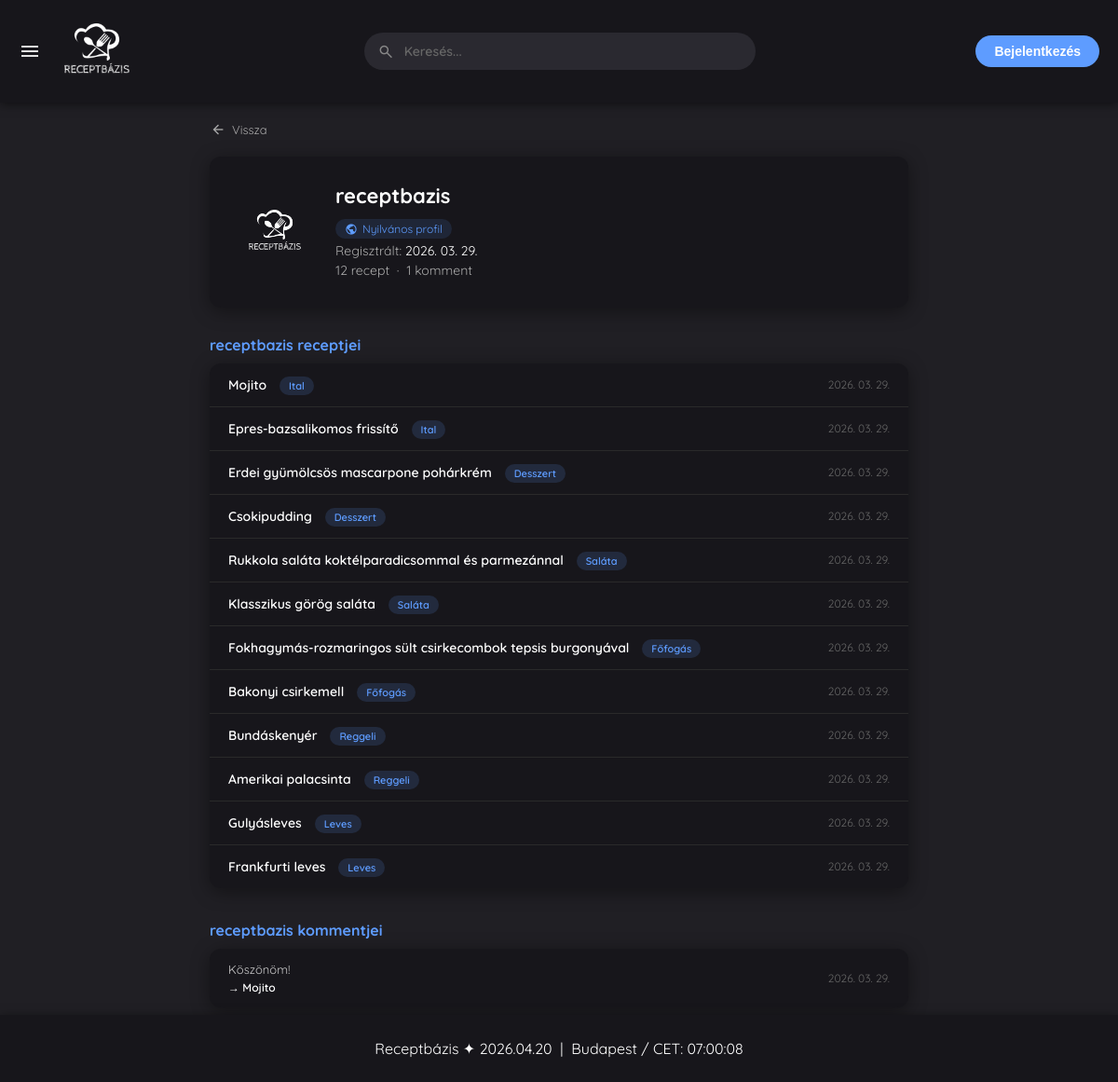
Page /profil.php?id=2 on the committed database.
### tables this page shows
CREATE TABLE `felhasznalok` (
  `id` int(11) NOT NULL,
  `felhasznalonev` varchar(50) NOT NULL,
  `email` varchar(100) NOT NULL,
  `jelszo` varchar(255) NOT NULL,
  `regisztracio_ideje` timestamp NOT NULL DEFAULT current_timestamp(),
  `profilkep` varchar(255) DEFAULT NULL,
  `is_admin` tinyint(1) NOT NULL DEFAULT 0
);

CREATE TABLE `receptek` (
  `id` int(11) NOT NULL,
  `felhasznalo_id` int(11) NOT NULL,
  `cim` varchar(150) NOT NULL,
  `leiras` text NOT NULL,
  `hozzavalok` text NOT NULL,
  `elkeszitesi_ido` int(11) DEFAULT NULL,
  `letrehozva` timestamp NOT NULL DEFAULT current_timestamp(),
  `kategoria` varchar(50) NOT NULL,
  `indexkep` varchar(255) DEFAULT NULL,
  `receptkep` varchar(255) DEFAULT NULL,
  `youtube_link` varchar(255) DEFAULT NULL
);

CREATE TABLE `kommentek` (
  `id` int(11) NOT NULL,
  `recept_id` int(11) NOT NULL,
  `felhasznalo_id` int(11) NOT NULL,
  `szoveg` text NOT NULL,
  `datum` timestamp NOT NULL DEFAULT current_timestamp(),
  `parent_id` int(11) DEFAULT NULL
);

### profil.php (the view, shortened to what this page needs)
<?php
include 'adatkapcsolat.php';
$profilId = (isset($_GET['id']) && is_numeric($_GET['id'])) ? intval($_GET['id']) : null;
$sajatProfil = ($profilId === null) || (isset($_SESSION['user_id']) && $_SESSION['user_id'] === $profilId);
if ($profilId === null) {
    if (!isset($_SESSION['user_id'])) {
        header("Location: login.php");
        exit();
    }
    $celId = $_SESSION['user_id'];
} else {
    $celId = $profilId;
}
$stmt = $conn->prepare("SELECT id, felhasznalonev, email, regisztracio_ideje, profilkep, is_admin FROM felhasznalok WHERE id = ?");
$stmt->bind_param("i", $celId);
$stmt->execute();
$user = $stmt->get_result()->fetch_assoc();
$stmt = $conn->prepare("SELECT id, cim, kategoria, letrehozva FROM receptek WHERE felhasznalo_id = ? ORDER BY letrehozva DESC");
$stmt->bind_param("i", $celId);
$stmt->execute();
$receptek = $stmt->get_result()->fetch_all(MYSQLI_ASSOC);
$stmt = $conn->prepare("
    SELECT kommentek.szoveg, kommentek.datum, receptek.cim AS recept_cim, receptek.id AS recept_id
    FROM kommentek
    JOIN receptek ON kommentek.recept_id = receptek.id
    WHERE kommentek.felhasznalo_id = ?
    ORDER BY kommentek.datum DESC
");
$stmt->bind_param("i", $celId);
$stmt->execute();
$kommentek = $stmt->get_result()->fetch_all(MYSQLI_ASSOC);
$profilkepUrl = (!empty($user['profilkep']) && file_exists($user['profilkep']))
    ? $user['profilkep']
    : 'img/alap.png';
?>
<!DOCTYPE html>
<html lang="hu">
<head>
    <link rel="stylesheet" href="style.css">
</head>
<body class="sotettema">
<?php include 'header.php'; ?>
<div class="profil-oldal">
    <?php if (!$sajatProfil): ?>
        <a href="javascript:history.back()" class="vissza-link">
            <span class="material-symbols-outlined" style="font-size:18px;">arrow_back</span>
            Vissza
        </a>
    <?php endif; ?>
    <div class="profil-doboz">
        <img src="<?= htmlspecialchars($profilkepUrl) ?>" alt="Profilkép">
        <div class="profil-jobb">
            <div class="profil-adatok">
                <h2><?= htmlspecialchars($user['felhasznalonev']) ?></h2>
                <?php if ($sajatProfil): ?>
                    <p>E-mail: <span><?= htmlspecialchars($user['email']) ?></span></p>
                <?php else: ?>
                    <span class="nyilvanos-badge">
                        <span class="material-symbols-outlined" style="font-size:14px;">public</span>
                        Nyilvános profil
                    </span>
                <?php endif; ?>
                <p>Regisztrált: <span><?= date('Y. m. d.', strtotime($user['regisztracio_ideje'])) ?></span></p>
                <p><?= count($receptek) ?> recept &nbsp;·&nbsp; <?= count($kommentek) ?> komment</p>
            </div>
        </div>
    </div>
    <div class="szekcio-cim">
        <?= $sajatProfil ? 'Receptjeim' : htmlspecialchars($user['felhasznalonev']) . ' receptjei' ?>
    </div>
    <div class="lista">
        <?php if (count($receptek) > 0): ?>
            <?php foreach ($receptek as $r): ?>
                <div class="lista-sor">
                    <div>
                        <a href="recept.php?id=<?= $r['id'] ?>"><?= htmlspecialchars($r['cim']) ?></a>
                        <span class="kat-badge"><?= htmlspecialchars($r['kategoria']) ?></span>
                    </div>
                    <div style="display:flex; align-items:center; gap:12px;">
                        <span class="datum"><?= date('Y. m. d.', strtotime($r['letrehozva'])) ?></span>
                    </div>
                </div>
            <?php endforeach; ?>
        <?php else: ?>
            <div class="ures-uzenet">
                <?= $sajatProfil ? 'Még nem töltöttél fel receptet.' : 'Még nincs feltöltött recept.' ?>
            </div>
        <?php endif; ?>
    </div>
    <div class="szekcio-cim">
        <?= $sajatProfil ? 'Kommentjeim' : htmlspecialchars($user['felhasznalonev']) . ' kommentjei' ?>
    </div>
    <div class="lista">
        <?php if (count($kommentek) > 0): ?>
            <?php foreach ($kommentek as $k): ?>
                <div class="lista-sor">
                    <div class="komment-blokk">
                        <span class="komment-elonezet"><?= htmlspecialchars($k['szoveg']) ?></span>
                        <a href="recept.php?id=<?= $k['recept_id'] ?>" class="komment-link">
                            → <?= htmlspecialchars($k['recept_cim']) ?>
                        </a>
                    </div>
                    <span class="datum"><?= date('Y. m. d.', strtotime($k['datum'])) ?></span>
                </div>
            <?php endforeach; ?>
        <?php else: ?>
            <div class="ures-uzenet">
                <?= $sajatProfil ? 'Még nem írtál kommentet.' : 'Még nincs komment.' ?>
            </div>
        <?php endif; ?>
    </div>
</div>
<?php include 'footer.php'; ?>
</body>
</html>

### style.css (style rules this page uses)
body, html { margin: 0; padding: 0; width: 100%; height: 100%; overflow-x: hidden; font-family: 'Quicksand', sans-serif; }
body.sotettema { background-color: #201F24; color: #ffffff; }

### profil.php (style rules this page uses)
.profil-oldal { max-width: 750px; margin: 130px auto 80px auto; padding: 0 20px; }
.profil-doboz { border-radius: 12px; padding: 28px 30px; display: flex; align-items: center; gap: 25px; margin-bottom: 30px; }
body.sotettema .profil-doboz { background-color: #17161B; box-shadow: 0 4px 20px rgba(0,0,0,0.4); }
.profil-doboz img { width: 80px; height: 80px; border-radius: 50%; object-fit: cover; flex-shrink: 0; }
.profil-jobb { flex: 1; display: flex; justify-content: space-between; align-items: center; gap: 15px; flex-wrap: wrap; }
.profil-adatok h2 { margin: 0 0 6px 0; font-size: 22px; }
.profil-adatok p { margin: 3px 0; font-size: 14px; color: #aaa; }
.profil-adatok p span { color: #fff; }
.nyilvanos-badge { display: inline-flex; align-items: center; gap: 5px; font-size: 12px; background: rgba(94,156,255,0.12); color: #5e9cff; border-radius: 20px; padding: 3px 10px; margin-top: 5px; }
.szekcio-cim { font-size: 16px; font-weight: 700; margin-bottom: 10px; color: #5e9cff; }
.lista { border-radius: 12px; overflow: hidden; margin-bottom: 35px; }
body.sotettema .lista { background-color: #17161B; box-shadow: 0 4px 20px rgba(0,0,0,0.4); }
.lista-sor { padding: 14px 20px; border-bottom: 1px solid #2a2a2a; display: flex; justify-content: space-between; align-items: center; font-size: 14px; }
.lista-sor:last-child { border-bottom: none; }
.lista-sor a { color: #fff; text-decoration: none; font-weight: 600; }
.kat-badge { font-size: 11px; background-color: rgba(94,156,255,0.15); color: #5e9cff; padding: 3px 10px; border-radius: 20px; margin-left: 10px; font-weight: 600; }
.datum { font-size: 12px; color: #666; white-space: nowrap; margin-left: 15px; }
.komment-blokk { display: flex; flex-direction: column; gap: 4px; }
.komment-elonezet { color: #ccc; font-size: 13px; }
.komment-link { font-size: 12px; color: #5e9cff; text-decoration: none; }
.vissza-link { display: inline-flex; align-items: center; gap: 6px; font-size: 13px; color: #aaa; text-decoration: none; margin-bottom: 20px; }

### rows in the picture
felhasznalok: profilkep (picture), felhasznalonev "receptbazis", regisztracio_ideje "2026. 03. 29."
receptek: cim "Mojito", kategoria "Ital", letrehozva "2026. 03. 29."
receptek: cim "Epres-bazsalikomos frissítő", kategoria "Ital", letrehozva "2026. 03. 29."
receptek: cim "Erdei gyümölcsös mascarpone pohárkrém", kategoria "Desszert", letrehozva "2026. 03. 29."
receptek: cim "Csokipudding", kategoria "Desszert", letrehozva "2026. 03. 29."
receptek: cim "Rukkola saláta koktélparadicsommal és parmezánnal", kategoria "Saláta", letrehozva "2026. 03. 29."
receptek: cim "Klasszikus görög saláta", kategoria "Saláta", letrehozva "2026. 03. 29."
receptek: cim "Fokhagymás-rozmaringos sült csirkecombok tepsis burgonyával", kategoria "Főfogás", letrehozva "2026. 03. 29."
receptek: cim "Bakonyi csirkemell", kategoria "Főfogás", letrehozva "2026. 03. 29."
receptek: cim "Bundáskenyér", kategoria "Reggeli", letrehozva "2026. 03. 29."
receptek: cim "Amerikai palacsinta", kategoria "Reggeli", letrehozva "2026. 03. 29."
receptek: cim "Gulyásleves", kategoria "Leves", letrehozva "2026. 03. 29."
receptek: cim "Frankfurti leves", kategoria "Leves", letrehozva "2026. 03. 29."
kommentek: szoveg "Köszönöm!", recept.cim "Mojito", datum "2026. 03. 29."

### other values in the picture
count($receptek) "12"
count($kommentek) "1"
